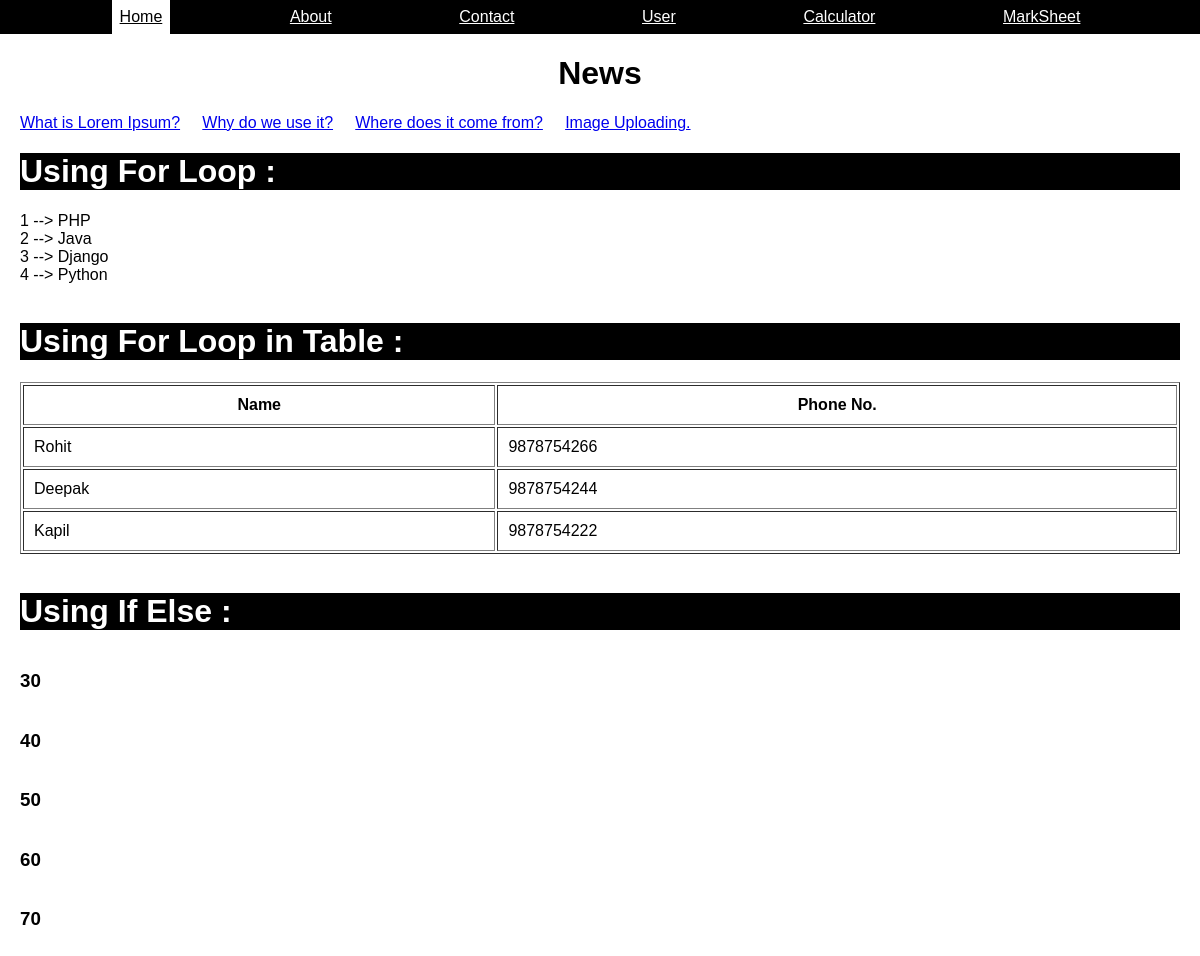
The page / on the database its author committed.
### news/models.py (models this page shows)
class News(models.Model):
    news_title=models.CharField(max_length=100)
    news_desc=HTMLField()
    news_image=models.FileField(upload_to="news/", max_length=250, null=True, default=None)
    news_slug=AutoSlugField(populate_from="news_title", unique=True, null=True, default=None)

### learn_dj/views.py (the view)
# urls.py: path('', views.homePage, name="home"),
def homePage(request):
    news_data=News.objects.all()
    data = {
        'title' : 'Django Test',
        'bdata' : 'Welcome to the Django Testing.',
        'clist' : [ 'PHP', 'Java', 'Django', 'Python' ],
        'numbers' : [10,20,30,40,50,60,70],
        'student_details' : [
            { 'name' : 'Rohit', 'phone' : 9878754266},
            { 'name' : 'Deepak', 'phone' : 9878754244},
            { 'name' : 'Kapil', 'phone' : 9878754222}
        ],
        'news_data' : news_data
    }
    return render(request, "index.html", data)

### templates/index.html (shortened to what this page needs)
{% extends "base.html" %}
    {% block content %}
    <link rel="stylesheet" href="/static/css/main.css" />
  </head>
  <body>
    <div class="main-body">
      <h1 class="news-title">News</h1>
      <marquee onmouseover="stop()" onmouseout="start()">
        {% for news in news_data %}
          <a href="/newsDetails/{{news.news_slug}}">{{news.news_title}}</a> &nbsp;&nbsp;&nbsp;
        {% endfor %}
      </marquee>
      <h1>Using For Loop :</h1>
      {% for n in clist %}
      <div id="list_lang">{{forloop.counter}} --> {{n}}</div>
      {% endfor %}
      <br />
      <h1>Using For Loop in Table :</h1>
      <table border="1" cellpadding="10px">
        <tr>
          <th>Name</th>
          <th>Phone No.</th>
        </tr>
        {% for d in student_details %}
        <tr>
          <td>{{d.name}}</td>
          <td>{{d.phone}}</td>
        </tr>
        {% endfor %}
      </table>
      <br />
      <h1>Using If Else :</h1>
      {% if numbers|length > 0 %} {% for n in numbers %} {% if n > 20 %}
      <h3>{{n}}</h3>
      {% endif %} {% endfor %} {% else %}
      <h3>No Data Found</h3>
      <br />
      {% endif %}
      <br />
      {% endblock %}

### static/css/main.css (style rules this page uses)
body { font-family: Arial, Helvetica, sans-serif; margin: 0; }
.main-body { display: flex; margin-left: 20px; margin-right: 20px; flex-direction: column; }
h1 { background-color: black; color: white; }
.news-title { align-self: center; color: black; background: none; }

### rows shown on the page
News: news_title "What is Lorem Ipsum?"
News: news_title "Why do we use it?"
News: news_title "Where does it come from?"
News: news_title "Image Uploading."

### other values the page prints
{{ n }} "PHP" "Java" "Django" "Python"
{{ d.name }} "Rohit" "Deepak" "Kapil"
{{ d.phone }} "9878754266" "9878754244" "9878754222"
{{ n }} "30" "40" "50" "60" "70"
